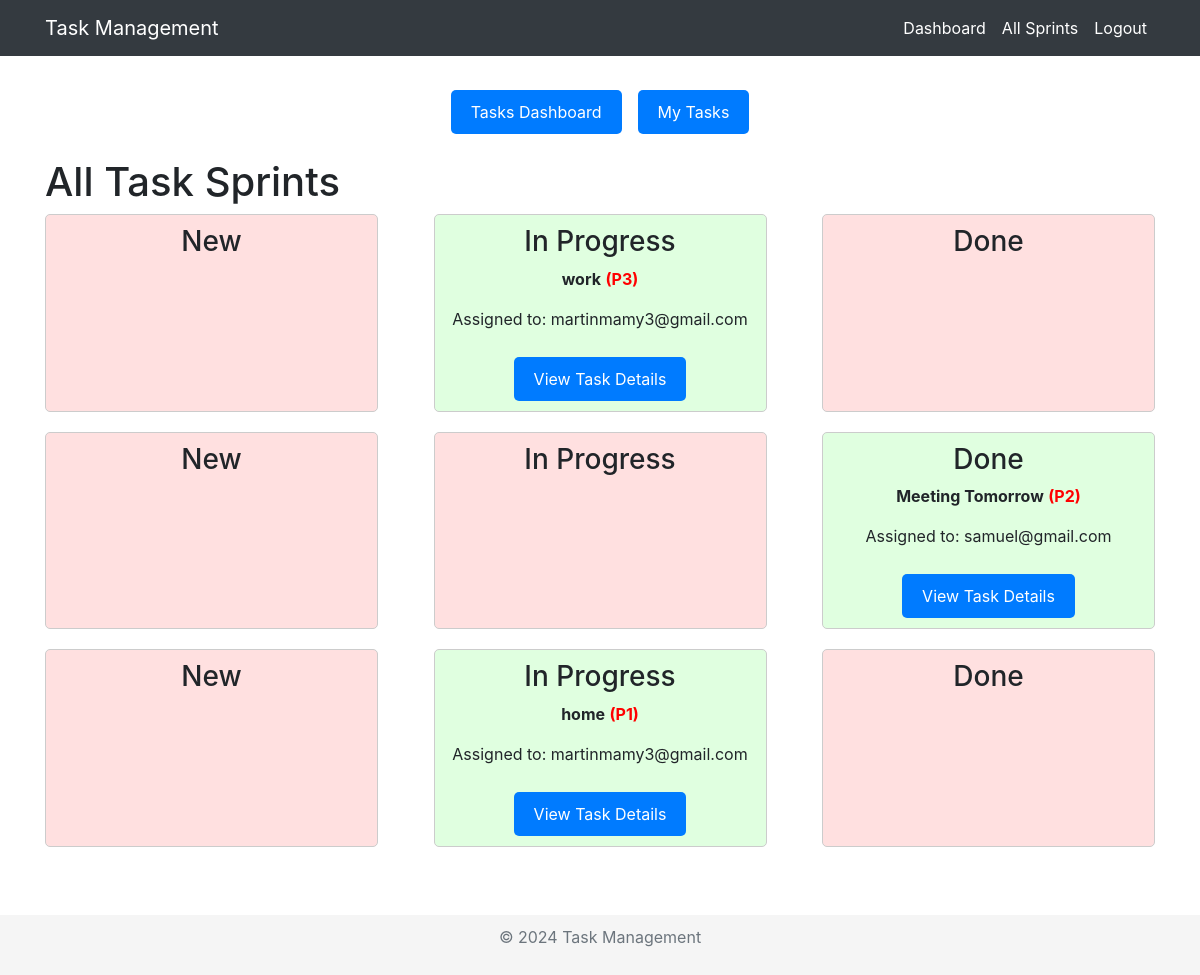
Screenshot of /tasks/sprints/ (signed in) with the database file from the repository.
### taskmanagement/models.py (models this page shows, shortened)
class Task(models.Model):
    task_token = models.CharField(max_length=8, unique=True, blank=True)
    title = models.CharField(max_length=100)
    description = models.TextField()
    due_date = models.DateTimeField(blank=True, null=True)
    PRIORITY_CHOICES = [
        ("P1", "P1-Very High"),
        ("P2", "P2-High"),
        ("P3", "P3-Medium"),
        ("P4", "P4-Low"),
    ]
    priority = models.CharField(max_length=20, choices= PRIORITY_CHOICES, default='P3' )
    STATUS_CHOICES = [
        ("New", "New"),
        ("In Progress", "In Progress"),
        ("Done", "Done")
    ]
    status = models.CharField(max_length=20, choices = STATUS_CHOICES, default="New")
    assignment_group = models.ForeignKey(AssignmentGroup, related_name='tickets', on_delete=models.CASCADE, blank=False, null=False)
    creator = models.ForeignKey(settings.AUTH_USER_MODEL, on_delete=models.CASCADE)
    assigned_to = models.CharField(max_length=255, null=True, blank=True)
    created_at = models.DateTimeField(auto_now_add=True)
    updated_at = models.DateTimeField(auto_now=True)

### taskmanagement/views.py (the view)
# urls.py: path('tasks/sprints/', views.all_sprints_view, name='all_sprints_view'),
@login_required
def all_sprints_view(request):
    tasks = Task.objects.all()
    task_sprints = []
    for task in tasks:
        stages = [
            {'name': 'New', 'active': task.status == 'New'},
            {'name': 'In Progress', 'active': task.status == 'In Progress'},
            {'name': 'Done', 'active': task.status == 'Done'}
        ]
        task_sprints.append({'task': task, 'stages': stages})
    return render(request, 'all_sprints_view.html', {'task_sprints': task_sprints})

### taskmanagement/templates/all_sprints_view.html (shortened to what this page needs)
{% extends 'base.html' %}
{% load static %}
{% block content %}
{% include 'menu.html' %}
    <h1>All Task Sprints</h1>
    <div class="task-sprints">
        {% for task_sprint in task_sprints %}
            <div class="task-sprint">
                <div class="stages">
                    {% for stage in task_sprint.stages %}
                        <div class="stage {% if stage.active %}active{% else %}inactive{% endif %}">
                            <h3>{{ stage.name }}</h3>
                            {% if stage.active %}
                                <p><strong>{{ task_sprint.task.title }}</strong> <strong style="color: red;">({{ task_sprint.task.priority }})</strong></p>
                                <p>Assigned to: {{ task_sprint.task.assigned_to }}</p>
                                <a href="{% url 'task_detail' task_sprint.task.id %}" class="btn btn-primary">View Task Details</a>
                            {% endif %}
                        </div>
                    {% endfor %}
                </div>
            </div>
        {% endfor %}
    </div>
{% endblock %}

### taskmanagement/templates/base.html (style rules this page uses)
html, body { height: 100%; margin: 0; display: flex; flex-direction: column; }

### taskmanagement/templates/all_sprints_view.html (style rules this page uses)
.task-sprints { display: flex; flex-wrap: wrap; }
.task-sprint { width: 100%; margin-bottom: 20px; }
.stages { display: flex; justify-content: space-between; }
.stage { width: 30%; border: 1px solid #ccc; padding: 10px; border-radius: 5px; text-align: center; }
.stage.active { background-color: #e0ffe0; }
.stage.inactive { background-color: #ffe0e0; }
.btn { display: inline-block; margin-top: 10px; padding: 10px 20px; font-size: 16px; text-align: center; text-decoration: none; color: #fff; background-color: #007bff; border: none; border-radius: 5px; cursor: pointer; }

### rows the page displays
Task: name "New" "In Progress" "Done", task "work", task.priority "P3", task.assigned_to "martinmamy3@gmail.com"
Task: name "New" "In Progress" "Done", task "Meeting Tomorrow", task.priority "P2", task.assigned_to "samuel@gmail.com"
Task: name "New" "In Progress" "Done", task "home", task.priority "P1", task.assigned_to "martinmamy3@gmail.com"
